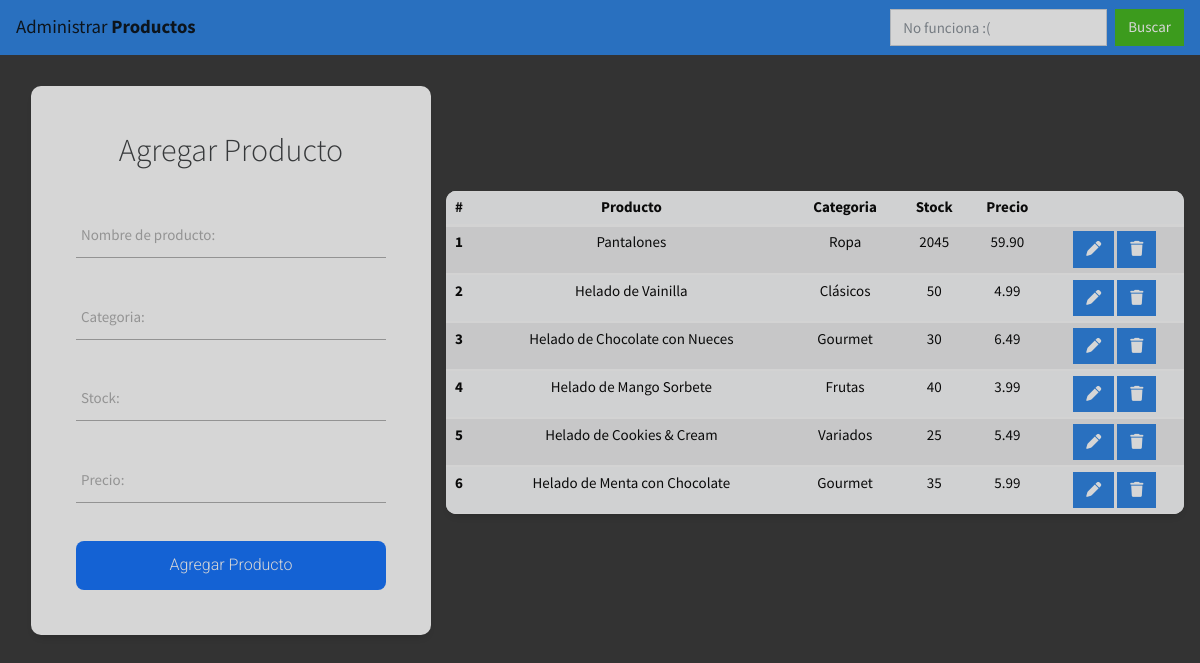
The page / on the database its author committed.
### tables this page shows
CREATE TABLE `producto` (
  `id` int(11) NOT NULL,
  `nombre` varchar(100) NOT NULL,
  `categoria` varchar(50) NOT NULL,
  `stock` int(11) NOT NULL,
  `precio` decimal(10,2) NOT NULL
);

### index.php (the view, shortened to what this page needs)
<!DOCTYPE html>
<html lang="es">
<head>
    <link rel="stylesheet" href="https://cdn.jsdelivr.net/npm/bootstrap@5.3.1/dist/css/bootstrap.min.css">
<link rel="stylesheet" href="https://bootswatch.com/4/cosmo/bootstrap.min.css">
</head>
<body>
    <nav class="navbar navbar-expand-lg navbar-light bg-primary">
    <a class="navbar-brand" href="index.php">Administrar <strong>Productos</strong></a>
    <ul class="navbar-nav ml-auto">
            <form class="form-inline my-2 my-lg-0">
                <input type="buscar" id="buscar" class="form-control mr-sm-2" placeholder="No funciona :(">
                <button class="btn btn-success my-2 my-sm-0" type="submit">
                    Buscar
                </button>
            </form>
        </ul>
</nav>
    <div class="contenedor">
        <div  class="form izquierda">
        <form method="POST">
                <h2 class="form__title">Agregar Producto</h2>
                <div class="form__container">
                <div class="form__group">
                    <input type="text" id="nombre" class="form__input" placeholder=" " name="nombre">
                    <label for="nombre" class="form__label">Nombre de producto:</label>
                </div>
                <div class="form__group">
                    <input type="text" id="categoria" class="form__input" placeholder=" " name="categoria">
                    <label for="categoria" class="form__label">Categoria:</label>
                </div>
                <div class="form__group">
                    <input type="number" id="stock" class="form__input" placeholder=" " name="stock">
                    <label for="stock" class="form__label">Stock:</label>
                </div>
                <div class="form__group">
                    <input type="text" pattern="[0-9]+(\.[0-9]+)?" id="precio" class="form__input" placeholder=" " name="precio">
                    <label for="precio" class="form__label">Precio:</label>
                </div>
                <input type="submit" class="form__submit" value="Agregar Producto" name="btnInsertar">
                </div>
            </form>
        </div>
        <table class="table custom-table table-light table-striped table-sm">
        <thead>
            <tr>
            <th scope="col">#</th>
            <th scope="col">Producto</th>
            <th scope="col">Categoria</th>
            <th scope="col">Stock</th>
            <th scope="col">Precio</th>
            <th scope="col" colspan="2"></th>
            </tr>
        </thead>
        <tbody>
            <?php
            include "modelo/conexion.php";
            $sql=$conexion->query(" select * from producto ");
            while($datos=$sql->fetch_object()){ ?>
            <tr>
                <th><?= $datos->id ?></th>
                <td><?= $datos->nombre ?></td>
                <td><?= $datos->categoria ?></td>
                <td><?= $datos->stock ?></td>
                <td><?= $datos->precio ?></td>
                <td>
                    <a href="editar.php?id=<?= $datos->id ?>" class="btn btn-small bg-primary "><i class="fa-solid fa-pen " style="color: #ffffff;"></i></a>
                    <a onclick="return eliminar()" href="index.php?id=<?= $datos->id ?>" class="btn btn-small bg-primary"><i class="fa-solid fa-trash" style="color: #ffffff;"></i></a>
                </td>
            </tr>
            <?php
            }
            ?>
        </tbody>
        </table>
        </div>
</body>
</html>

### index.php (style rules this page uses)
* { margin: 0; padding: 0; box-sizing: border-box; }
body { background-color: #e5e5f7; opacity: 0.8; background-image: radial-gradient(#dc45f7 0.5px, #333 0.5px); background-size: 10px 10px; }
.form { background-color: #fff; width: 100%; max-width: 400px; padding: 3em 3em; border-radius: 10px; box-shadow: 0 5px 10px -5px rgb(0 0 0 /30%); text-align: center; margin: 1em; }
.form__title { font-size: 2rem; margin-bottom: .5em; }
.form__container { margin-top: 3em; display: grid; gap: 2.5em; }
.form__group { position: relative; --color: #5757577e; }
.form__input { width: 100%; background: none; color: #706c6c; font-size: 1rem; padding: .6em .3em; border: none; outline: none; border-bottom: 1px solid var(--color); font-family: 'Roboto', sans-serif; }
.form__input:not(:placeholder-shown) { color: #4d4646; }
.form__input:focus + .form__label, .form__input:not(:placeholder-shown) + .form__label { transform: translateY(-12px) scale(.7); transform-origin: left top; color: #3866f2; }
.form__label { color: var(--color); cursor: pointer; position: absolute; top: 0; left: 5px; transform: translateY(10px); transition: transform .5s, color .3s; }
.form__submit { background: #0d6efd; color: #fff; font-family: 'Roboto', sans-serif; font-weight: 300; font-size: 1rem; padding: .8em 0; border: none; border-radius: .5em; }
.contenedor { display: flex; justify-content: space-between; align-items: center; padding: 1rem; }
.izquierda { width: 50%; float: left; }
.custom-table { border-collapse: separate; border-spacing: 0; border-radius: 10px; overflow: hidden; width: 50%; max-width: 800px; box-shadow: 0 5px 10px -5px rgb(0 0 0 /30%); text-align: center; }
.custom-table th, .custom-table td { padding: 8px 12px; }

### rows shown on the page
producto: id "1", nombre "Pantalones", categoria "Ropa", stock "2045", precio "59.90"
producto: id "2", nombre "Helado de Vainilla", categoria "Clásicos", stock "50", precio "4.99"
producto: id "3", nombre "Helado de Chocolate con Nueces", categoria "Gourmet", stock "30", precio "6.49"
producto: id "4", nombre "Helado de Mango Sorbete", categoria "Frutas", stock "40", precio "3.99"
producto: id "5", nombre "Helado de Cookies & Cream", categoria "Variados", stock "25", precio "5.49"
producto: id "6", nombre "Helado de Menta con Chocolate", categoria "Gourmet", stock "35", precio "5.99"
